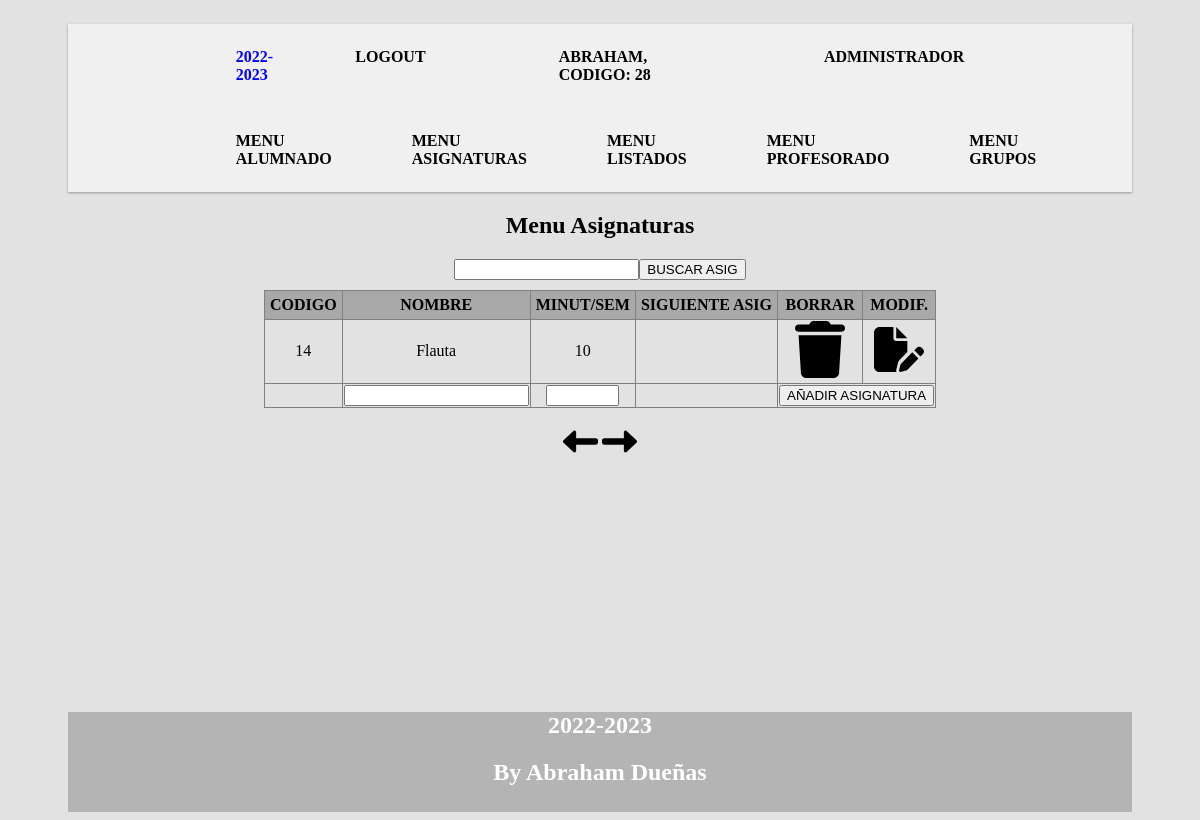
The app's page /index.php?p=menuAsignaturas (signed in) with its own data.
### tables this page shows
CREATE TABLE `asignatura` (
  `codigo_A` int(5) NOT NULL,
  `nombre` varchar(50) NOT NULL,
  `duracion_semanal` int(3) NOT NULL
);

### index.php (called while the page is built, shortened)
<?php
$p="menuNavegacion";
if(isset($_GET["p"])){
    $p=$_GET["p"];
}
if($p=="menuAsignaturas"){
    $pagina="menuAsignaturas.php";
}
require_once("cabecera.php");
require($pagina);
require("pie.php");
?>

### clases/asignatura.php (called while the page is built, shortened)
<?php
class Asignatura{
    public function todasAsignaturasBD($inicio,$cuantos){
        $sql="select * from asignatura limit $inicio,$cuantos";
        $conexion=Conexion::conectarBD();
        $res=$conexion->query($sql);
        $alguno=false;
        while($linea = $res->fetch_assoc()){
            $alguno = true;
            $asigTot[]=$linea;
        }
        if($alguno){
            return $asigTot;
        }else{
            return false;
        }
    }
}

### lib/paginar.php (called while the page is built)
<?php
if($inicio+$cuantos<$totalFilas)
    $siguiente=$inicio+$cuantos;
else
    $siguiente=$inicio;
if($inicio-$cuantos>=0)
    $anterior=$inicio-$cuantos;
else
    $anterior=$inicio;
    ?>

### menuAsignaturas.php (the view, shortened to what this page needs)
<?php
include("clases/asignatura.php");
$inicio=0;
$cuantos=7;
$totAs= new Asignatura("","","");
if($totalFilas = $totAs->totalAsignaturasBD()){
}else{
    $totalFilas=0;
}
include_once("lib/paginar.php");
   ?><h2>¿Quieres borrar la asignatura? </h2>
        <?php
if($totAs->todasAsignaturasBD($inicio,$cuantos)){
    $totAsign=$totAs->todasAsignaturasBD($inicio,$cuantos);
}
?>
<form method="POST" action="<?php $_SERVER['PHP_SELF']?>" enctype="multipart/form-data" >
<input type="text" name="busqAsig" value=""><input type="submit" name="buscar" value="BUSCAR ASIG">
<table border="1">
    <tr>
        <th>CODIGO</th><th>NOMBRE</th><th>MINUT/SEM</th><th>SIGUIENTE ASIG</th><th>BORRAR</th><th>MODIF.</th>
    </tr>
   <?php
 if(!empty($totAsign)){
    foreach($totAsign as $val){
        echo "<tr>";
        echo "<td>".$val["codigo_A"]."</td><td>".$val["nombre"]."</td><td>".$val['duracion_semanal']."</td>
        <td></td>
        <td>"?><a href="index.php?p=menuAsignaturas&codA=<?php echo $val['codigo_A']?>&borr=si"><img src="icons/trash-solid.svg" class="icono"><?php echo "</td>
        <td>"?><a href="index.php?p=modificacionAsignatura&q=<?php echo $val['codigo_A']?>"><img src="icons/file-pen-solid.svg" class="icono"><?php echo "</td>";
        echo "</tr>";
    }
}?>
    <tr>
        <td>
        </td>
        <td>
        <input type="text" name="nombre" value="" size="20">
        </td>
        <td>
        <input type="text" name="duracion_semanal" value="" size="6">
        </td>
        <td>
        </td>
        <td colspan="2">
        <input type="submit" name="añadir" value="AÑADIR ASIGNATURA" >
        </td>
    </tr>
</table>
</form>
<a  href='index.php?p=menuAsignaturas&q=<?php echo $anterior?>'><img src="icons/left-long-solid.svg" width="35px"></a>
<a  href='index.php?p=menuAsignaturas&q=<?php echo $siguiente?>'><img src="icons/right-long-solid.svg" width="35px"></a><br><br>

### css/stylee.css (style rules this page uses)
body { background-color: rgb(226, 226, 226); padding-left: 5%; padding-right: 5%; }
table { margin: 0 auto; }
table { border-collapse: collapse; margin-top:10px; }
th { background-color: rgb(168, 168, 168); padding:5px; }
.icono { width: 50px; }

### records on screen
asignatura: codigo_A "14", nombre "Flauta", duracion_semanal "10"

### other values on screen
$_SESSION['nombre'] "ABRAHAM"
$_SESSION['codigo_P'] "28"
